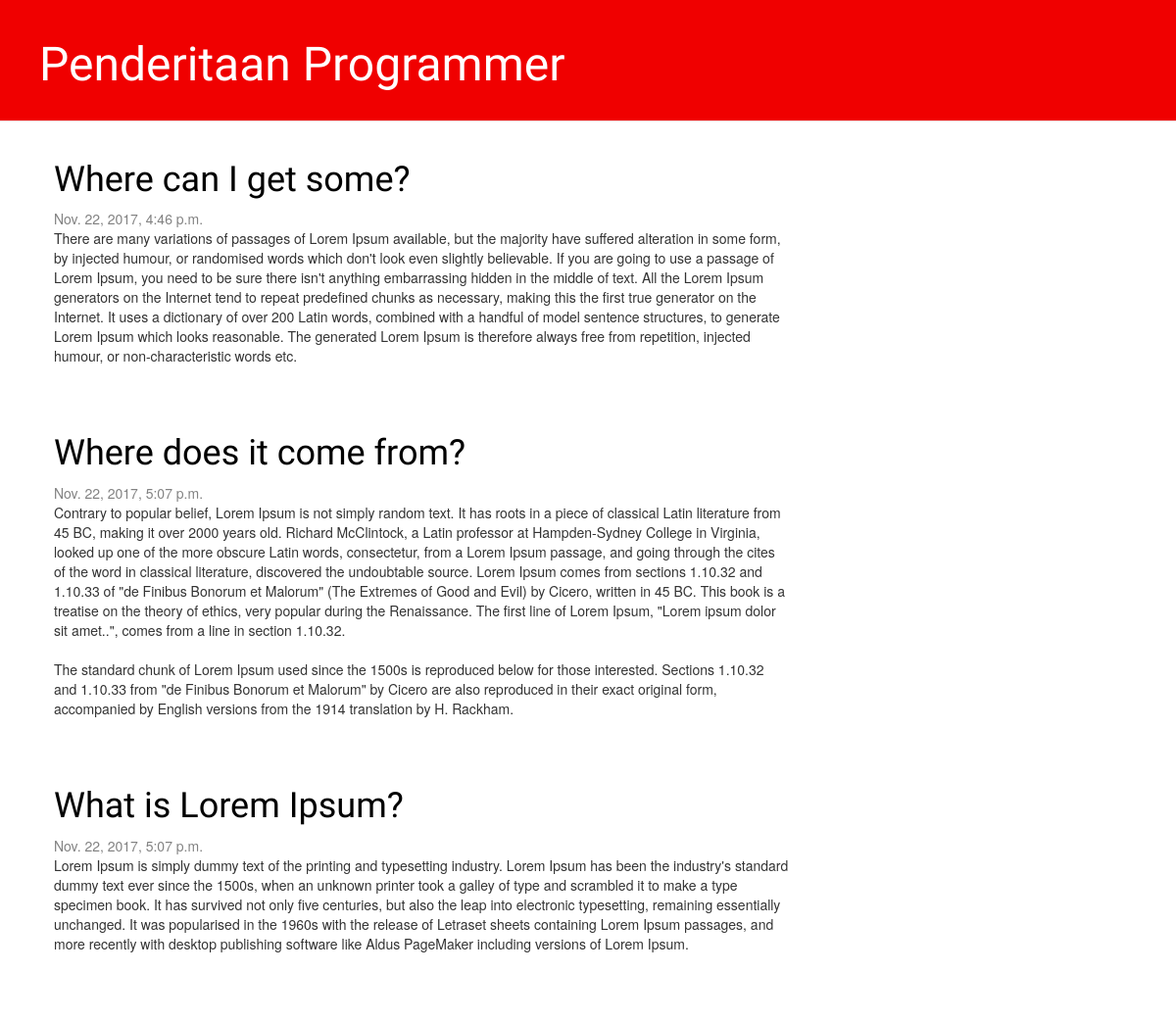
The page / on the database its author committed.
### blog/models.py (models this page shows, shortened)
class Post(models.Model):
    author = models.ForeignKey('auth.User')
    title = models.CharField(max_length=200)
    text = models.TextField()
    created_date = models.DateTimeField(
            default=timezone.now)
    published_date = models.DateTimeField(
            blank=True, null=True)

### blog/views.py (the view)
# urls.py: url(r'^$', views.post_list, name='post_list'),
def post_list(request):
    posts = Post.objects.filter(published_date__lte=timezone.now()).order_by('published_date')
    return render(request, 'blog/post_list.html', {'posts': posts})

### blog/templates/blog/post_list.html
{% extends 'blog/base.html' %}
{% block content %}
    {% for post in posts %}
        <div class="post">
        	<h1><a href="{% url 'post_detail' pk=post.pk %}">{{ post.title }}</a></h1>
            <div class="date">
                {{ post.published_date }}
            </div>
            <p>{{ post.text|linebreaksbr }}</p>
        </div>
    {% endfor %}
{% endblock %}

### blog/static/css/blog.css (style rules this page uses)
h1, h2, h3, h4 { font-family: 'Lobster', cursive; }
.date { color: #828282; }
.post { margin-bottom: 70px; }
.post h1 a, .post h1 a:visited { color: #000000; }

### rows shown on the page
Post: title "Where can I get some?", published_date "Nov. 22, 2017, 4:46 p.m.", text "There are many variations of passages of Lorem Ipsum available, but the majority have suffered alteration in some form, by injected humour, or randomised words which don't look even slightly believable. If you are going to use a passage of Lorem Ipsum, you need to be sure there isn't anything embarrassing hidden in the middle of text. All the Lorem Ipsum generators on the Internet tend to repeat predefined chunks as necessary, making this the first true generator on the Internet. It uses a dictionary of over 200 Latin words, combined with a handful of model sentence structures, to generate Lorem Ipsum which looks reasonable. The generated Lorem Ipsum is therefore always free from…"
Post: title "Where does it come from?", published_date "Nov. 22, 2017, 5:07 p.m.", text "Contrary to popular belief, Lorem Ipsum is not simply random text. It has roots in a piece of classical Latin literature from 45 BC, making it over 2000 years old. Richard McClintock, a Latin professor at Hampden-Sydney College in Virginia, looked up one of the more obscure Latin words, consectetur, from a Lorem Ipsum passage, and going through the cites of the word in classical literature, discovered the undoubtable source. Lorem Ipsum comes from sections 1.10.32 and 1.10.33 of \"de Finibus Bonorum et Malorum\" (The Extremes of Good and Evil) by Cicero, written in 45 BC. This book is a treatise on the theory of ethics, very popular during the Renaissance. The first line of Lorem Ipsum,…"
Post: title "What is Lorem Ipsum?", published_date "Nov. 22, 2017, 5:07 p.m.", text "Lorem Ipsum is simply dummy text of the printing and typesetting industry. Lorem Ipsum has been the industry's standard dummy text ever since the 1500s, when an unknown printer took a galley of type and scrambled it to make a type specimen book. It has survived not only five centuries, but also the leap into electronic typesetting, remaining essentially unchanged. It was popularised in the 1960s with the release of Letraset sheets containing Lorem Ipsum passages, and more recently with desktop publishing software like Aldus PageMaker including versions of Lorem Ipsum."
